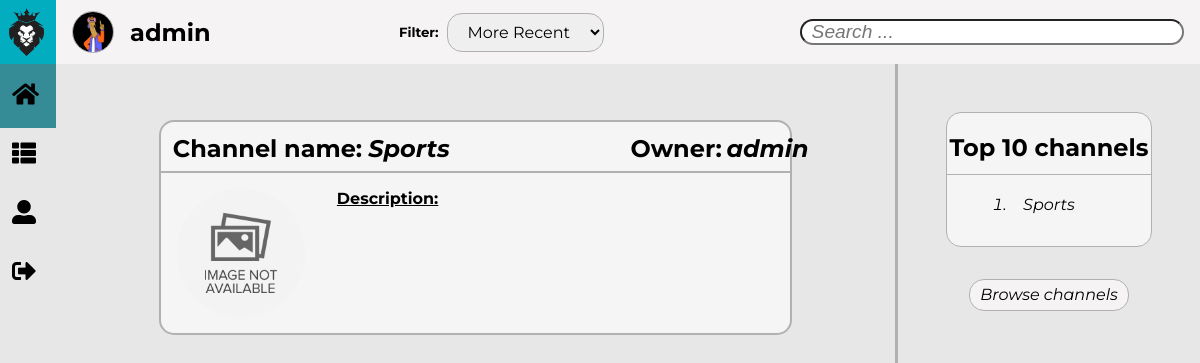
The app's page /pages/subscriptions.php (signed in), older data.
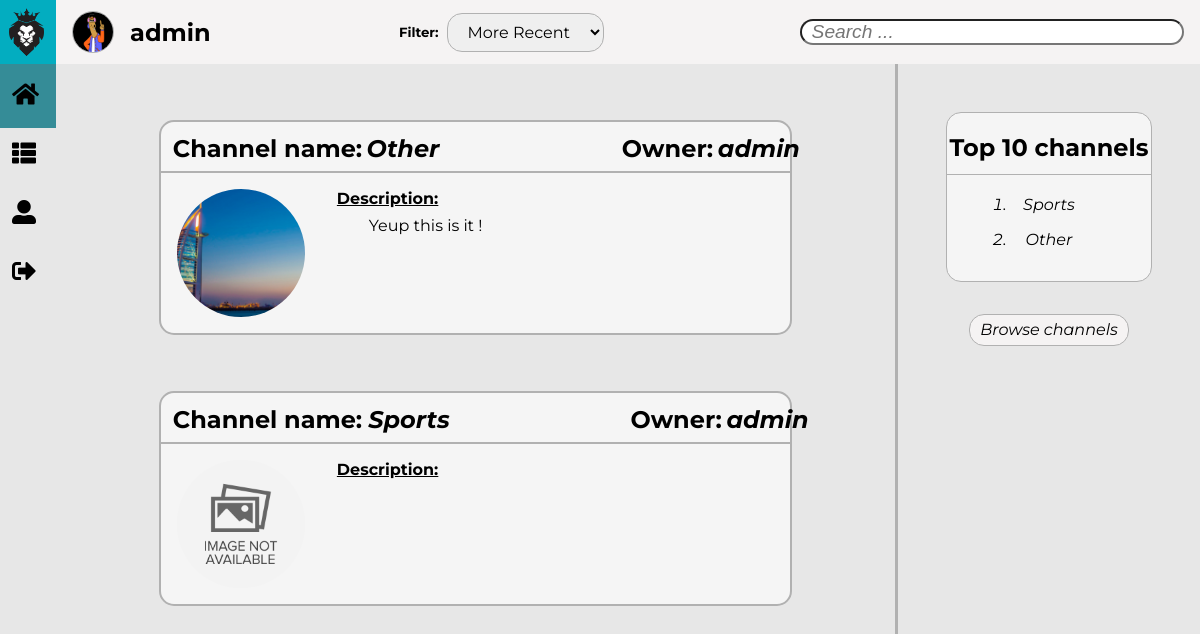
The same page, newer data.
### tables this page shows
CREATE TABLE Subscription(
    username TEXT NOT NULL REFERENCES User(username),
    channelName TEXT NOT NULL REFERENCES Channel(name),
    CONSTRAINT Subscription PRIMARY KEY (username, channelName)
);

CREATE TABLE Channel(
    name TEXT NOT NULL PRIMARY KEY,
    owner TEXT NOT NULL REFERENCES User(username),
    description TEXT      
);

### pages/subscriptions.php (called while the page is built, shortened)
<?php
    include_once('../includes/functions.php');
    include_once('../templates/tpl_common.php');
    include_once('../templates/tpl_subscriptions.php');
    include_once('../database/db_user.php');
    include_once('../database/db_channel.php');
    $subscriptions = get_user_subscriptions($_SESSION['username']);
    $channels = get_top_channels();
    $filter = isset($_GET['filter']) ? $_GET['filter'] : 2;
    draw_common($_SESSION['username'], ['subscriptions.css', 'general_aside.css'], [], $filter);
    draw_user_subscriptions(htmlentities_all($subscriptions));
    draw_general_aside(htmlentities_all($channels), display_messages());
    draw_footer();
?>

### includes/functions.php (called while the page is built, shortened)
<?php function get_image($default, $directory, $folder, $element) {
    $image = $default;
    $extensions = ['jpg', 'png', 'gif'];
    for($index = 0; $index < count($extensions); $index++) {
        if(file_exists($directory . $element . '.' . $extensions[$index])) {
            $image = $folder . $element . '.' . $extensions[$index];
            break;
        }
    }
    return $image;
} ?>

### database/db_user.php (called while the page is built, shortened)
<?php
    include_once('../includes/functions.php');
    function get_user_subscriptions($username) {
      $db = Database::instance()->db();
      $stmt = $db->prepare('SELECT * FROM Subscription JOIN Channel ON Subscription.channelName = Channel.name WHERE username = ?');
      $stmt->execute(array($username));
      return $stmt->fetchAll();
    }
?>

### database/db_channel.php (called while the page is built, shortened)
<?php
  include_once('../includes/functions.php');
      function get_top_channels() {
        $db = Database::instance()->db();
        $stmt = $db->prepare('SELECT channelName, count(*) as followers FROM Subscription GROUP BY channelName
                        UNION SELECT name, 0 as followers FROM Channel WHERE name NOT IN (SELECT channelName FROM Subscription) GROUP BY name ORDER BY followers DESC LIMIT 10');
        $stmt->execute(array());
        return $stmt->fetchall();
      }
?>

### templates/tpl_subscriptions.php (the view, shortened to what this page needs)
<?php function draw_user_subscriptions($subscriptions) {
    ?>
    <div id="masterSubscriptions">
        <section id="subscriptions">
            <form method="get" action="../pages/channel.php">
                <?php foreach($subscriptions as $subscription) {
                    ?>
                    <article id="<?= $subscription['name'] ?>" class="subscriptionArticle">
                        <header id="subscriptionHeader">
                            <div>
                                <div>
                                    <p>Channel name:</p><h1><?= $subscription['name'] ?></h1>
                                </div>
                                <div>
                                    <p>Owner:</p><h1><?= $subscription['owner'] ?></h1>
                                </div>
                            </div>
                            <div>
                                <img id="asideIMG" src="../resources/images/<?= get_image('default/defaultChannel.png', '../resources/images/channels/', 'channels/', sha1($subscription['name'])) ?>" alt="Channel Image">
                                <div id="channelDescription">
                                    <h1>Description:</h1><p><?= $subscription['description'] ?></p>
                                </div>
                            </div>
                        </header>
                    </article>
                <?php } ?>
            </form>
        </section>
    </div>
<?php } ?>

### templates/tpl_common.php (shortened to what this page needs)
<?php function draw_common($username, $css_files, $js_files, $filter = 2) {
    ?>
    <!DOCTYPE <!DOCTYPE html>
    <html>
        <head>
            <link rel="stylesheet" href="https://use.fontawesome.com/releases/v5.5.0/css/all.css">
            <link rel="stylesheet" type="text/css" media="screen" href="../css/common.css" />
            <?php foreach($css_files as $css_file) { ?>
                <link rel="stylesheet" type="text/css" media="screen" href="../css/<?=$css_file?>" />
            <?php } ?>
        </head>
        <body>
            <header id="dynamicBar">
                <div id="header">
                    <img src="../resources/images/default/logo.png" alt="Logo">
                </div>
                <nav id="menu">
                    <div class="mainMenu">
                        <i class="fa fa-home"></i><a href="../pages/feed.php">Feed</a>
                    </div>
                    <div class="mainMenu">
                        <i class="fa fa-th-list"></i><a href="../pages/subscriptions.php">Channels</a>
                    </div>
                    <div class="mainMenu">
                        <i class="fa fa-user-alt"></i><a href="../pages/profile.php?username=<?= $_SESSION['username'] ?>">Profile</a>
                    </div>
                    <div class="mainMenu">
                        <i class="fa fa-sign-out-alt"></i><a href="../actions/action_logout.php">Logout</a>
                    </div>
                </nav>
            </header>
            <div id="toolBar">
                <div id="info">
                    <img id="asideIMG" src="../resources/images/<?= get_image('default/defaultUser.jpg', '../resources/images/users/', 'users/', sha1($_SESSION['username'])) ?>" alt="User Image">
                    <a id="user-name" href="../pages/profile.php?username=<?= $_SESSION['username'] ?>"><h5><?php echo $username ?></h5></a>
                </div>
                <div id="filters">
                    <h5>Filter:</h5>
                    <form method="get" action="<?= $_SERVER['PHP_SELF']?>">
                        <select name="filter" id="filterID">
                            <option <? echo $filter == 2 ? 'selected ' : '' ?>value="2">More Recent</option>
                        </select>
                    </form>
                </div>
                <div id="search">
                    <input type="search" name="Search" placeholder="Search ...">
                </div>
            </div>
<? } ?>
<?php function draw_general_aside($channels, $messages) {
    ?>
    <aside>
        <div>
            <h1>Top 10 channels</h1>
            <form method="get" action="../pages/channel.php">
                <ul>
                    <?php
                        foreach($channels as $channel) {
                            ?>
                            <li id="<?= $channel['channelName'] ?>" class="asideChannelList"><?= $channel['channelName'] ?></li>
                        <?php } ?>
                </ul>
            </form>
        </div>
        <form method="post" action="../pages/feed.php">
            <button id="browseChannels" type="submit">Browse channels</button>
        </form>
    </aside>
<?php } ?>
<?php function draw_footer() {
    ?>
        </body>
    </html>
<?php } ?>

### css/common.css (style rules this page uses)
:root { --background-color: rgb(231, 231, 231); --background-header-color: rgb(3, 173, 192); --background-menu-color: rgb(53, 140, 151); --background-toolBar-color: rgb(245, 243, 243); --site-name-color: white; --site-name-font: 'Exo', sans-serif; --menu-color: white; --menu-icons-color: black; --menu-font: 'Montserrat', sans-serif; --toolBar-font: 'Montserrat', sans-serif; --toolBar-info-font-size: 1.5em; --toolBar-filter-font-size: 1em; --border-color: rgb(177, 177, 177); --messages-font: 'Montserrat', sans-serif; --success-fg-color: rgb(86, 155, 13); --error-fg-color: rgb(218, 2, 13); }
body { margin: 0em; display: grid; height: 100%; overflow: hidden; grid-template-columns: auto 5.5fr 2fr; grid-template-rows: 4em 100%; grid-template-areas: "header toolBar toolBar" "menu content aside"; background-color: var(--background-color); }
#dynamicBar { width: 3.5em; transition: 1s; }
#header { grid-area: header; display: flex; background-color: var(--background-header-color); }
#header > img { max-width: 3em; max-height: 3em; padding: 0.5em 0.5em 0.5em 0.55em; }
#menu { grid-area: menu; height: 100%; background-color: var(--background-menu-color); }
#menu { margin: 0%; flex-direction: column; display: flex; font-size: 1.5em; color: var(--menu-icons-color); }
#menu div { padding: 0.5em 0.5em; height: 1.5em; display: flex; }
#menu div i { padding: 0.25em 0.5em 0em 0em; color: var(--menu-icons-color); }
#toolBar { display: flex; align-items: center; justify-content: space-between; grid-area: toolBar; background-color: var(--background-toolBar-color); font-family: var(--toolBar-font); }
#toolBar div { display: inherit; align-items: inherit; }
#info { display: flex; margin: 0em; }
#info > img { margin: 0em 1em; width: 2.5em; height: 2.5em; border: solid var(--border-color) 1px; border-radius: 50%; }
#info > a h5 { margin: 0em; font-size: var(--toolBar-info-font-size); font-family: var(--toolBar-font); color: black; }
#filters > form { margin: 0em; }
#filters > form > select { margin: 0.5em; padding: 0.5em 1em; outline: none; font-size: var(--toolBar-filter-font-size); font-family: var(--toolBar-font); border: none; border: solid var(--border-color) 1px; border-radius: 15px; }
#search { padding-right: 1em; }
#search > input { border-radius: 15px; width: 20em; padding: 0em 0.25em; outline: none; font-size: 1.2em; text-indent: 0.25em; font-style: italic; }
a { text-decoration: none; }

### css/general_aside.css (style rules this page uses)
:root { --background-color: rgb(231, 231, 231); --background-story-color: whitesmoke; --story-text-font: 'Montserrat', sans-serif; --aside-img-font-size: 15em; --aside-username-font: 'Exo', sans-serif; --aside-username-font-size: 2em; --aside-text-font: 'Montserrat', sans-serif; --aside-button-font-size: 1em; --aside-button-background-color: rgb(245, 243, 243); --aside-button-background-color-hover: rgb(3, 173, 192); --success-fg-color: rgb(86, 155, 13); --error-fg-color: rgb(218, 2, 13); --border-color: rgb(177, 177, 177); }
aside { grid-area: aside; padding: 3em; border-left: solid var(--border-color); }
aside > div { flex-direction: column; display: flex; border-radius: 15px; text-align: center; border: solid var(--border-color) 1px; background-color: var(--background-story-color); }
aside > div h1 { padding-bottom: 0.5em; border-bottom: solid var(--border-color) 1px; font-family: var(--story-text-font); }
aside > div > form > ul { margin: 0em; padding: 0em 4em; list-style-type: decimal; }
aside > div > form > ul * { padding-bottom: 1em; font-family: var(--story-text-font); font-style: italic; }
aside > form { margin: 0em; padding: 2em 0em; text-align: center; }
#browseChannels { width: 10em; height: 2em; outline: none; border: solid var(--border-color) 1px; border-radius: 15px; background-color: var(--aside-button-background-color); text-align: center; font-style: italic; font-size: var(--aside-button-font-size); font-family: var(--aside-text-font); }

Row changes from the older to the newer data that the page shows:
added subscription: channelName.name "Other", channelName.owner "admin", shows a picture, channelName.description "Yeup this is it !"
Text that changed along with them:
new list line: "Other"
